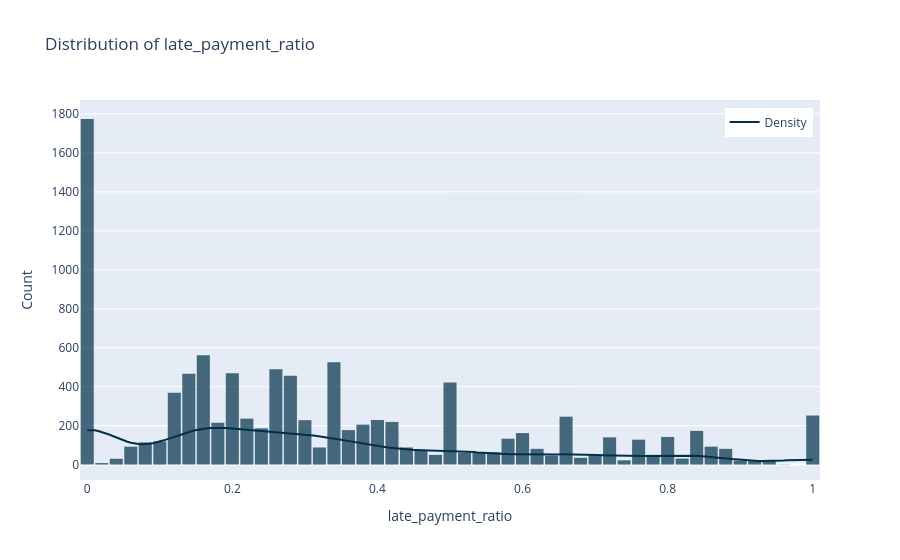

The notebook cell saved with this chart:
### Markdown cell above
## Late payment ratio

### Code cell
plot_numerical_distribution(agg_df, 'late_payment_ratio', title=f"Distribution of late_payment_ratio", palette=[colour[1]], nbins=100)

### Figure 1 — Plotly figure (JSON) as saved in the notebook; plotly's stock layout.template omitted (floating-point values rounded to 4 significant figures; data arrays with more than 128 entries replaced by an {"elided": "..."} marker saying what was removed)
{"data": [{"bingroup": "x", "hovertemplate": "late_payment_ratio=%{x}<br>count=%{y}<extra></extra>", "legendgroup": "", "marker": {"color": "#003049", "opacity": 0.7, "pattern": {"shape": ""}}, "name": "", "nbinsx": 100, "orientation": "v", "showlegend": false, "type": "histogram", "x": {"elided": "9999 float values"}, "xaxis": "x", "yaxis": "y"}, {"line": {"color": "#003049", "width": 2}, "mode": "lines", "name": "Density", "type": "scatter", "x": {"elided": "200 float values"}, "y": {"elided": "200 float values"}}], "layout": {"bargap": 0.1, "barmode": "relative", "legend": {"tracegroupgap": 0, "x": 0.99, "xanchor": "right", "y": 0.98, "yanchor": "top"}, "title": {"text": "Distribution of late_payment_ratio"}, "xaxis": {"anchor": "y", "domain": [0, 1], "title": {"text": "late_payment_ratio"}}, "yaxis": {"anchor": "x", "domain": [0, 1], "title": {"text": "Count"}}}}
